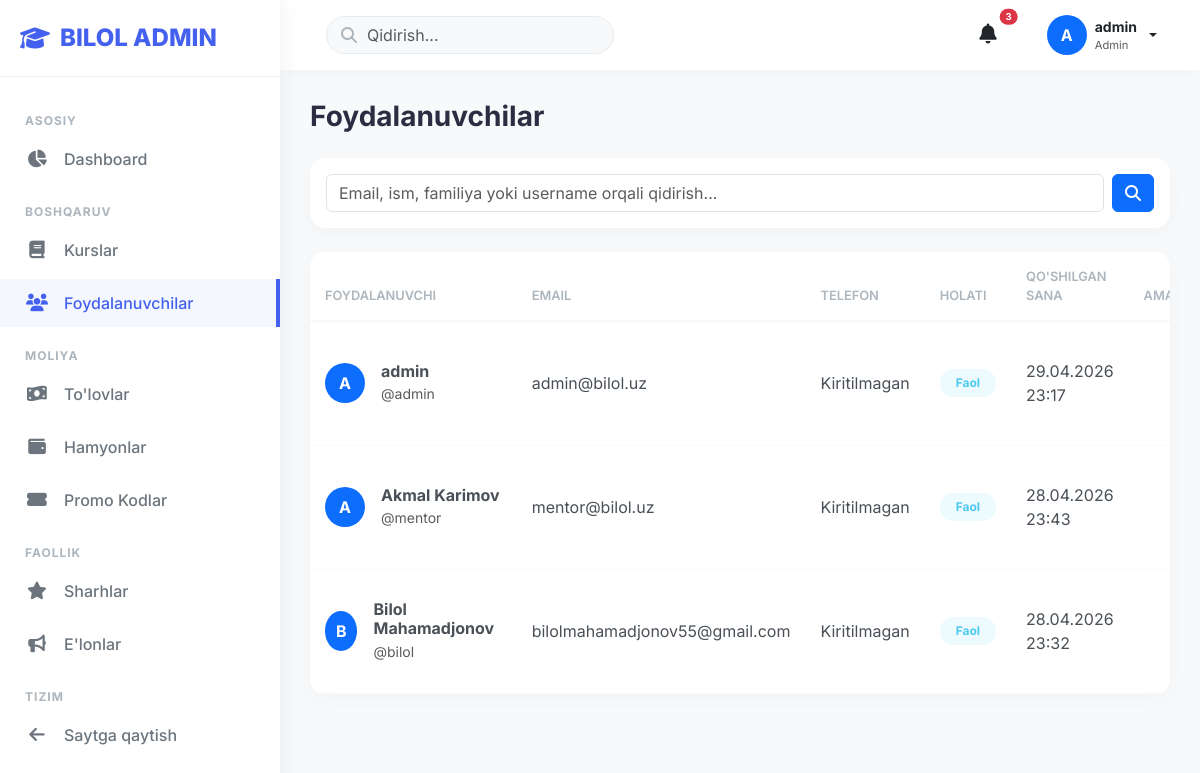
The app's page /dashboard/admin/users/ (signed in), older data.
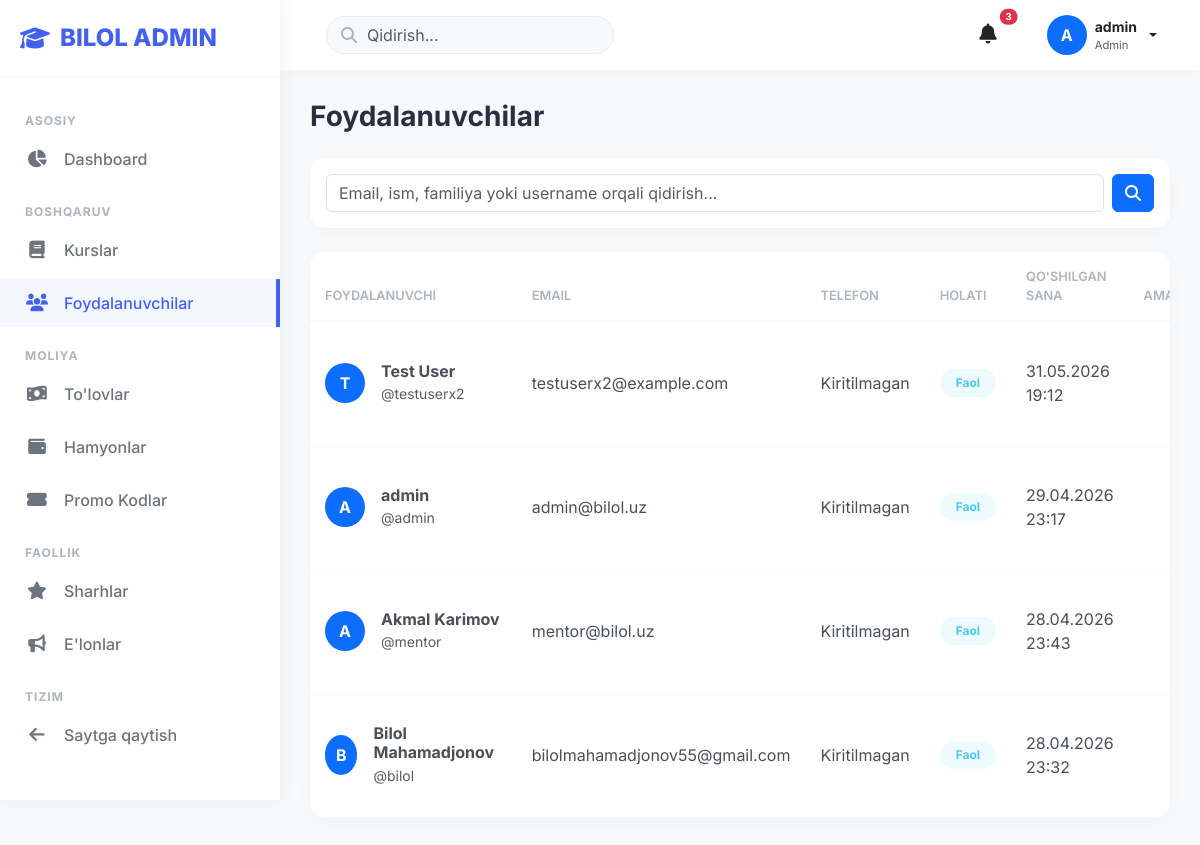
The same page, newer data.
### apps/accounts/models.py (models this page shows, shortened)
class User(AbstractUser):
    ROLE_CHOICES = [
        ('student', 'Student'),
        ('mentor', 'Mentor'),
        ('admin', 'Admin'),
    ]
    email = models.EmailField(unique=True)
    phone = models.CharField(max_length=20, blank=True, null=True)
    role = models.CharField(max_length=20, choices=ROLE_CHOICES, default='student')
    avatar = models.ImageField(upload_to='avatars/', blank=True, null=True)
    bio = models.TextField(blank=True, null=True)
    date_of_birth = models.DateField(blank=True, null=True)
    is_verified = models.BooleanField(default=False)
    coins = models.PositiveIntegerField(default=0)  # Coins for shop
    created_at = models.DateTimeField(auto_now_add=True)
    updated_at = models.DateTimeField(auto_now=True)
    USERNAME_FIELD = 'email'
    REQUIRED_FIELDS = ['username']
    class Meta:
        verbose_name = 'User'
        verbose_name_plural = 'Users'
        ordering = ['-created_at']
    def get_full_name(self):
        return f"{self.first_name} {self.last_name}".strip() or self.username

### apps/dashboard/views.py (the view, shortened to what this page needs)
# urls.py: path('admin/users/', views.admin_users_view, name='admin_users'),
@user_passes_test(is_admin)
@login_required
def admin_users_view(request):
    search_query = request.GET.get('search', '')
    users = User.objects.all()
    users = users.order_by('-created_at')
    context = {
        'users': users,
        'search_query': search_query,
    }
    return render(request, 'dashboard/admin/users.html', context)

### apps/dashboard/views.py (called while the page is built)
def is_admin(user):
    return user.is_staff or user.is_superuser

### templates/dashboard/admin/users.html (shortened to what this page needs)
{% extends 'dashboard/admin/base_admin.html' %}
{% block content %}
<div class="d-flex justify-content-between align-items-center mb-4">
    <h3 class="fw-bold mb-0">Foydalanuvchilar</h3>
</div>
<div class="card card-custom mb-4">
    <div class="card-body">
        <form method="get" class="d-flex gap-2 mb-0">
            <input type="text" name="search" class="form-control" placeholder="Email, ism, familiya yoki username orqali qidirish..." value="{{ search_query }}">
            <button type="submit" class="btn btn-primary"><i class="fas fa-search"></i></button>
        </form>
    </div>
</div>
<div class="card card-custom">
    <div class="card-body p-0">
        <div class="table-responsive">
            <table class="table table-custom table-hover">
                <thead>
                    <tr>
                        <th>Foydalanuvchi</th>
                        <th>Email</th>
                        <th>Telefon</th>
                        <th>Holati</th>
                        <th>Qo'shilgan sana</th>
                        <th class="text-end">Amallar</th>
                    </tr>
                </thead>
                <tbody>
                    {% for u in users %}
                    <tr>
                        <td>
                            <div class="d-flex align-items-center gap-3">
                                <div class="bg-primary text-white rounded-circle d-flex align-items-center justify-content-center" style="width: 40px; height: 40px; font-weight: bold;">
                                    {{ u.first_name|first|default:u.username|first|upper }}
                                </div>
                                <div>
                                    <h6 class="mb-0 fw-bold">{{ u.get_full_name|default:u.username }}</h6>
                                    <small class="text-muted">@{{ u.username }}</small>
                                </div>
                            </div>
                        </td>
                        <td>{{ u.email }}</td>
                        <td>{{ u.phone_number|default:"Kiritilmagan" }}</td>
                        <td>
                            {% if u.is_active %}
                                <span class="badge badge-soft-success rounded-pill px-3 py-2">Faol</span>
                            {% else %}
                                <span class="badge badge-soft-danger rounded-pill px-3 py-2">Bloklangan</span>
                            {% endif %}
                        </td>
                        <td>{{ u.created_at|date:"d.m.Y H:i" }}</td>
                        <td class="text-end">
                        </td>
                    </tr>
                    {% empty %}
                    <tr>
                        <td colspan="6" class="text-center py-4 text-muted">Foydalanuvchilar topilmadi</td>
                    </tr>
                    {% endfor %}
                </tbody>
            </table>
        </div>
    </div>
</div>
{% endblock %}

### templates/dashboard/admin/base_admin.html (shortened to what the changed rows need)
{% load static %}
<!DOCTYPE html>
<html lang="uz">
<head>
    <link href="https://cdn.jsdelivr.net/npm/bootstrap@5.3.2/dist/css/bootstrap.min.css" rel="stylesheet">
    <link rel="stylesheet" href="https://cdnjs.cloudflare.com/ajax/libs/font-awesome/6.4.0/css/all.min.css">
</head>
<body>
    <main class="main-content">
        <header class="topbar">
            <div class="d-flex align-items-center gap-4">
                <div class="dropdown profile-dropdown">
                    <button class="btn btn-link dropdown-toggle d-flex align-items-center gap-2 text-decoration-none text-dark" data-bs-toggle="dropdown">
                        <div class="bg-primary text-white rounded-circle d-flex align-items-center justify-content-center" style="width: 40px; height: 40px; font-weight: bold;">
                            {{ user.first_name|first|default:user.username|first|upper }}
                        </div>
                        <div class="d-none d-sm-block text-start">
                            <p class="mb-0 fw-bold small">{{ user.get_full_name|default:user.username }}</p>
                            <p class="mb-0 text-muted" style="font-size: 0.7rem;">Admin</p>
                        </div>
                    </button>
                </div>
            </div>
        </header>
        <div class="page-content">
            {% block content %}{% endblock %}
        </div>
    </main>
</body>
</html>

Row changes from the older to the newer data that the page shows:
added User: first_name|first "T", get_full_name "Test User", username "testuserx2", email "testuserx2@example.com", phone_number "Kiritilmagan", is_active "Faol", created_at "31.05.2026 19:12"
